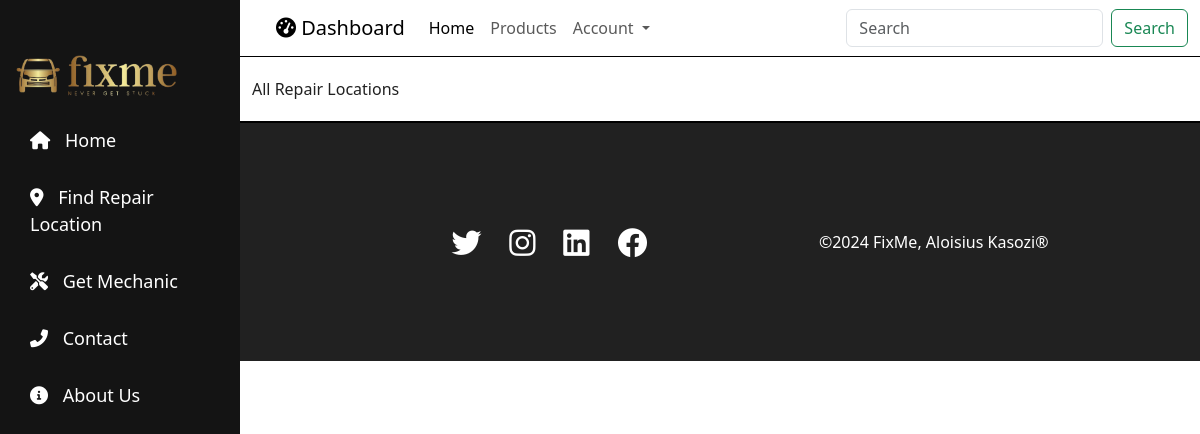
Before: /repairlocation/ with the older database file.
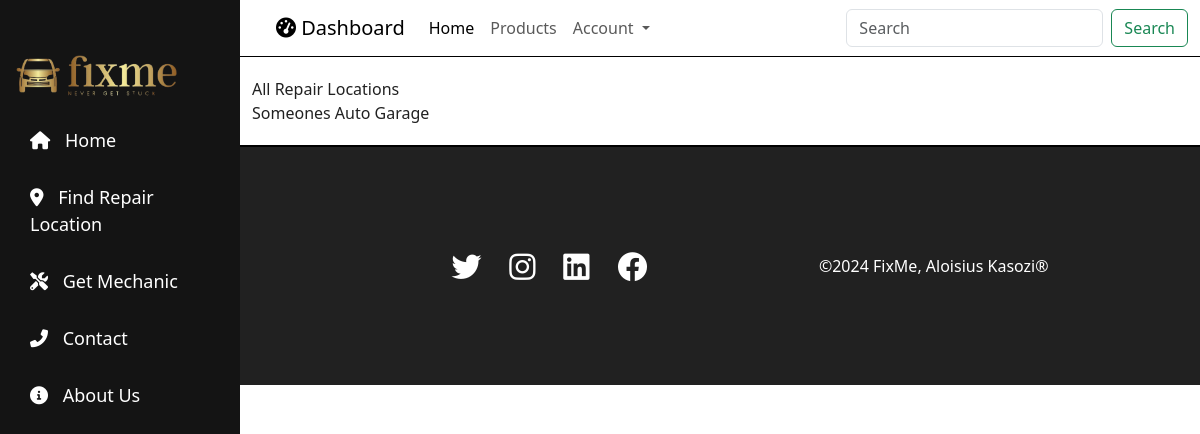
After: the same page with the newer database file.
### fixmeApp/models.py (models this page shows)
class Garage(models.Model):
    name = models.CharField(max_length=100)
    location = models.CharField(max_length=100)
    image = models.ImageField(null=True, blank=True)

### fixmeApp/views.py (the view)
# urls.py: path('repairlocation/', views.repairlocation, name="repairlocation"),
def repairlocation(request):
    garage = Garage.objects.all()
    return render(request, 'repair.html', {'garage':garage})

### fixmeApp/templates/repair.html
{% extends 'base.html' %}
{% block content %}
<div>
    All Repair Locations
</div>
<div>
    {% for repair in garage %}
        {{ repair.name }}
    {% endfor %}
</div>
{% endblock %}

Changed rows visible on the page:
added Garage: name "Someones Auto Garage"
